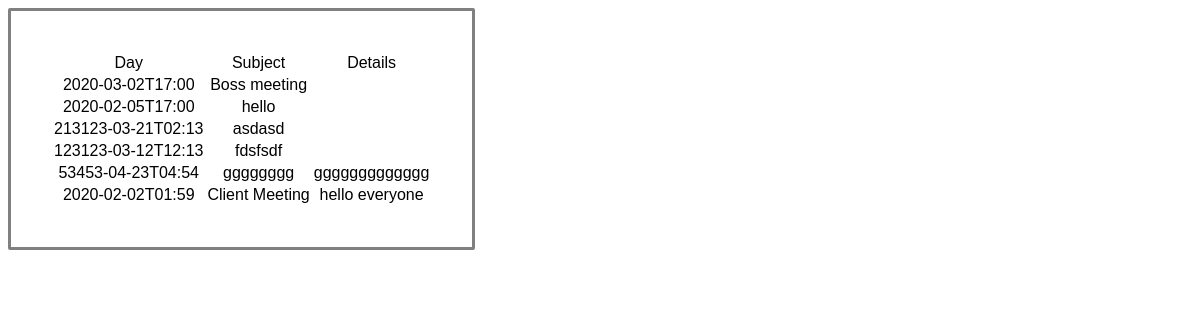
/viewwork.php, run on the app's committed database.
### tables this page shows
CREATE TABLE `workingstatus` (
  `id` int(11) NOT NULL,
  `Day` varchar(255) NOT NULL,
  `Subject` varchar(255) NOT NULL,
  `Details` varchar(255) NOT NULL,
  `dept` varchar(255) NOT NULL
);

### viewwork.php (the view, shortened to what this page needs)
<?php
include 'connection.php';
$dept = $_SESSION['department'];
$que = "select * from workingstatus where dept='$dept' ";
$_result = mysqli_query($conn, $que);
$rowcount = mysqli_num_rows($_result);
?>
<!DOCTYPE html>
<html lang="en">
<head>
</head>
<body>
    <table>
        <tr>
            <td>Day</td>
            <td>Subject</td>
            <td>Details</td>
        </tr>
        <?php
        for ($i = 1; $i <= $rowcount; $i++) {
            $row = mysqli_fetch_array($_result)
        ?>
            <tr>
                <td><?php echo $row["Day"] ?></td>
                <td><?php echo $row["Subject"] ?></td>
                <td><?php echo $row["Details"] ?></td>
            </tr>
        <?php
        }
        ?>
    </table>
</body>
</html>

### viewwork.php (style rules this page uses)
table { padding: 40px; text-align: center; font-family: 'Gill Sans', 'Gill Sans MT', Calibri, 'Trebuchet MS', sans-serif; border-radius: 2px; border-style: solid; }

### data on the page
workingstatus: Day "2020-03-02T17:00", Subject "Boss meeting"
workingstatus: Day "2020-02-05T17:00", Subject "hello"
workingstatus: Day "213123-03-21T02:13", Subject "asdasd"
workingstatus: Day "123123-03-12T12:13", Subject "fdsfsdf"
workingstatus: Day "53453-04-23T04:54", Subject "gggggggg", Details "ggggggggggggg"
workingstatus: Day "2020-02-02T01:59", Subject "Client Meeting", Details "hello everyone"
